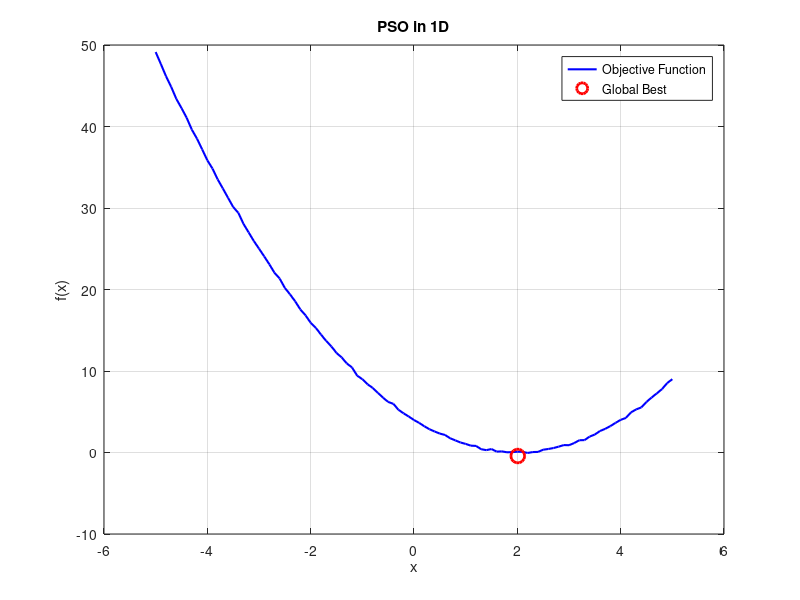

Write the MATLAB code that produced this figure.
function pso_1D()
    clc;
    clear;
    close all;

    % 参数设置
    num_particles = 30; % 粒子数量
    num_iterations = 100; % 迭代次数
    c1 = 1.5; % 个体学习因子
    c2 = 1.5; % 社会学习因子
    w = 0.5; % 惯性权重

    % 粒子初始化
    x = rand(num_particles, 1) * 10 - 5; % 初始位置，范围[-5, 5]
    v = rand(num_particles, 1) * 2 - 1; % 初始速度，范围[-1, 1]

    % 粒子适应度初始化
    pbest = x; % 个体最优位置
    pbest_val = obj_function(pbest); % 个体最优适应度

    % 全局最优初始化
    [gbest_val, idx] = min(pbest_val);
    gbest = pbest(idx);

    % PSO主循环
    for iter = 1:num_iterations
        % 更新速度和位置
        r1 = rand(num_particles, 1);
        r2 = rand(num_particles, 1);
        v = w * v + c1 * r1 .* (pbest - x) + c2 * r2 .* (gbest - x);
        x = x + v;

        % 更新个体最优
        new_pbest_val = obj_function(x);
        update_idx = new_pbest_val < pbest_val;
        pbest(update_idx) = x(update_idx);
        pbest_val(update_idx) = new_pbest_val(update_idx);

        % 更新全局最优
        [new_gbest_val, idx] = min(pbest_val);
        if new_gbest_val < gbest_val
            gbest_val = new_gbest_val;
            gbest = pbest(idx);
        end
    end

    % 绘图
    x_values = -5:0.1:5;
    y_values = obj_function(x_values);
    plot(x_values, y_values, 'b-', 'LineWidth', 1.5);
    hold on;
    plot(gbest, gbest_val, 'ro', 'MarkerSize', 10, 'LineWidth', 2);
    legend('Objective Function', 'Global Best');
    title('PSO in 1D');
    xlabel('x');
    ylabel('f(x)');
    grid on;
end

function y = obj_function(x)
    % 加入噪声的目标函数
    noise = 0.1 * randn(size(x));
    y = (x - 2).^2 + noise;
end
